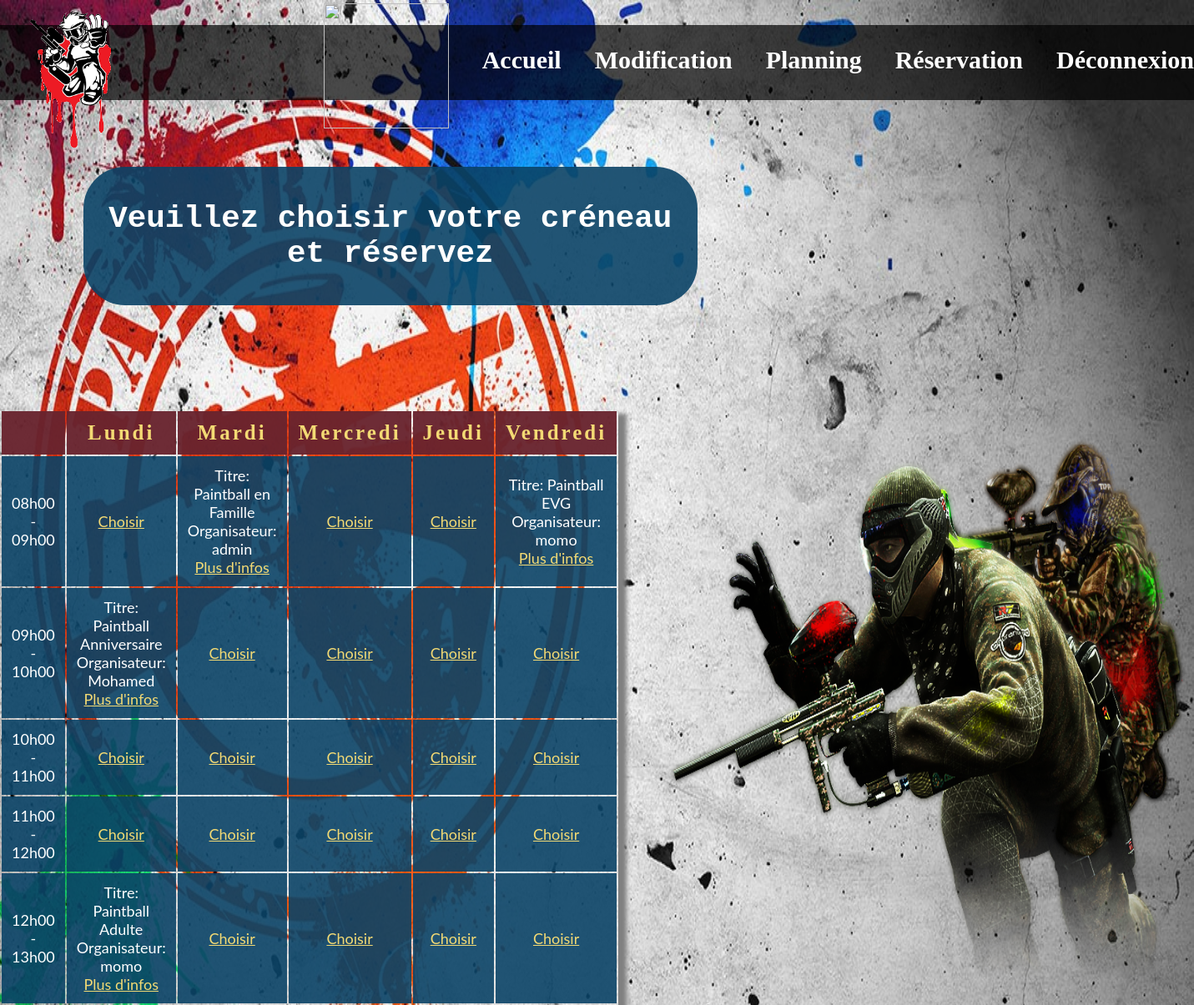
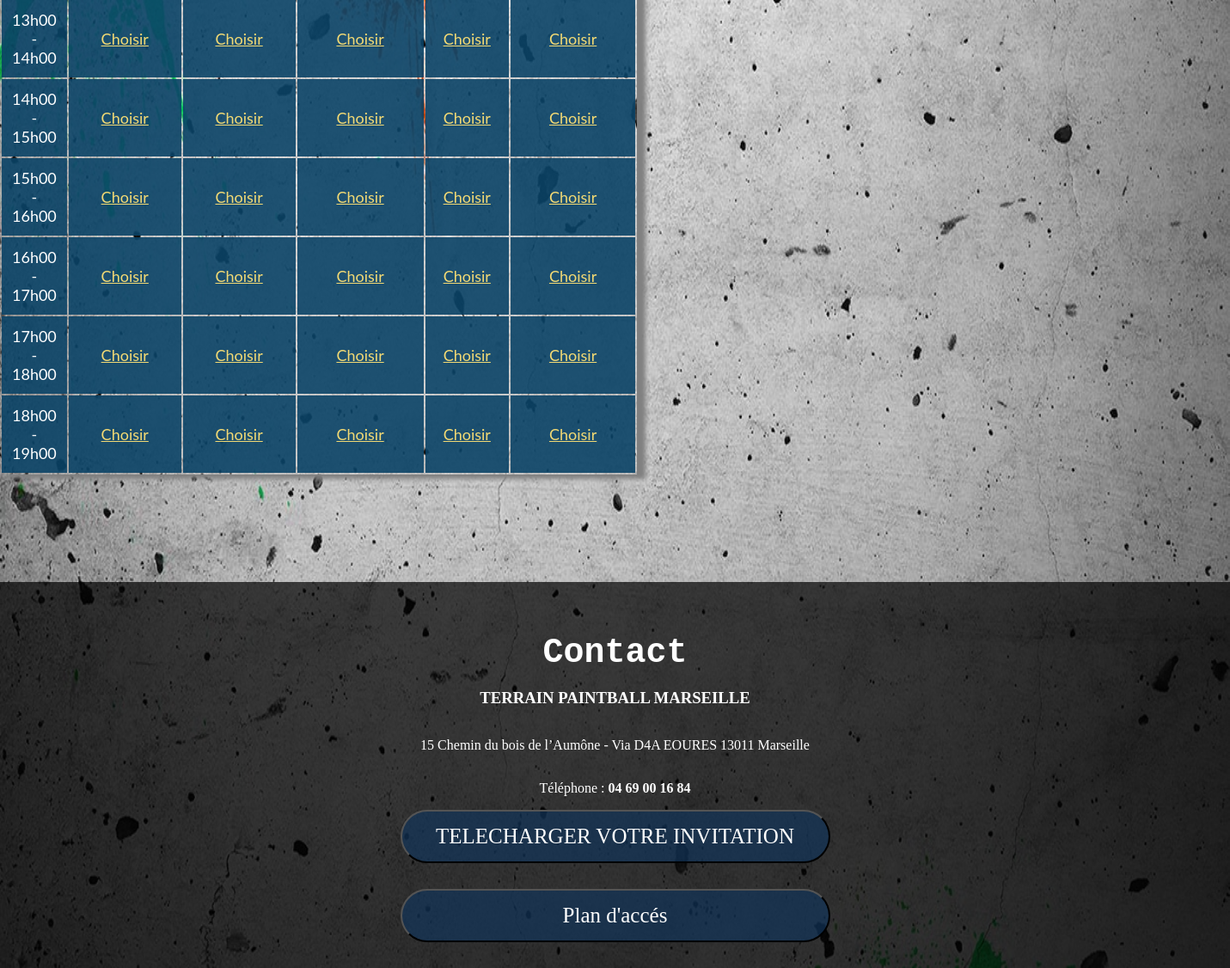
The app's page /planning.php with its own data (2 pictures, top to bottom).
### tables this page shows
CREATE TABLE IF NOT EXISTS `reservations` (
  `id` int(11) NOT NULL AUTO_INCREMENT,
  `titre` varchar(255) NOT NULL,
  `description` text NOT NULL,
  `debut` datetime NOT NULL,
  `fin` datetime NOT NULL,
  `id_utilisateur` int(11) NOT NULL,
  PRIMARY KEY (`id`)
);

CREATE TABLE IF NOT EXISTS `utilisateurs` (
  `id` int(11) NOT NULL AUTO_INCREMENT,
  `login` varchar(255) NOT NULL,
  `password` varchar(255) NOT NULL,
  PRIMARY KEY (`id`)
);

### planning.php (the view, shortened to what this page needs)
<html>
<head>
        <link rel="stylesheet" type="text/css" href="reservation.css">
</head>
<body class="bodyt">
    <header>
        <nav id="menu">
            <div class="nav1">
                <img class="img1" src="img/image1.png">
                <a href="index.php"><img class="img2" src="https://i-love-png.com/images/paintball-png-photos.png"></a>
            </div>
            <div class="nav2">
                <a href="index.php"><h2>Accueil</h2></a>
                <a href="profil.php"><h2>Modification</h2></a>
                <a href="planning.php"><h2>Planning</h2></a>
                <a href="reservation-form.php"><h2>Réservation</h2></a>
                <a href="index.php?deconnexion=true"><h2>Déconnexion</h2></a>
            </div>
        </nav>
    </header>
    <?php
$connexion = mysqli_connect("localhost", "root", "", "reservationsalles");
$requete = "SELECT login, titre, description, DATE_FORMAT(debut, \"%T\"), debut, DATE_FORMAT(fin, \"%T\"), fin, DATE_FORMAT(debut, \"%W\") FROM reservations LEFT JOIN utilisateurs ON utilisateurs.id = reservations.id_utilisateur";
$query = mysqli_query($connexion, $requete);
$resultat = mysqli_fetch_all($query);
?>
     <section id="choix">
            <h1><b>Veuillez choisir votre créneau et réservez</b></h1>
     </section>
     <section id="connexion">
        <table>
                <thead>
                    <tr>
                        <th></th>
                        <th><b>Lundi</b></th>
                        <th><b>Mardi</b></th>
                        <th><b>Mercredi</b></th>
                        <th><b>Jeudi</b></th>
                        <th><b>Vendredi</b></th>
                    </tr>
                </thead>
                <tbody>
                    <?php
function isdateok($heurecasebegin, $heurecaseend, $lecturebdd, $jour) {
    $k = 0;
    while ( $k < sizeof($lecturebdd) ) {
        $datecasebegin = date( 'H:i:s', strtotime($heurecasebegin) );
        $datecaseend = date( 'H:i:s', strtotime($heurecaseend) );
        $DateBegin = date( 'H:i:s', strtotime($lecturebdd[$k][3]) );
        $DateEnd = date( 'H:i:s', strtotime($lecturebdd[$k][5]) );
        if ( ($datecasebegin == $DateBegin) && $lecturebdd[$k][7] == $jour || ($datecaseend == $DateEnd) && $lecturebdd[$k][7] == $jour ) {
            return true;
        }
        $k++;
    }
}
$i = 0;
$j = 0;
while ( $i < 11 ) {
    if ( $i == 0 ) {
        $heured = "08:00:00";
        $heuref = "09:00:00";
    }
    if ( $i == 1 ) {
        $heured = "09:00:00";
        $heuref = "10:00:00";
    }
    if ( $i == 2 ) {
        $heured = "10:00:00";
        $heuref = "11:00:00";
    }
    if ( $i == 3 ) {
        $heured = "11:00:00";
        $heuref = "12:00:00";
    }
    if ( $i == 4 ) {
        $heured = "12:00:00";
        $heuref = "13:00:00";
    }
    if ( $i == 5 ) {
        $heured = "13:00:00";
        $heuref = "14:00:00";
    }
    if ( $i == 6 ) {
        $heured = "14:00:00";
        $heuref = "15:00:00";
    }
    if ( $i == 7 ) {
        $heured = "15:00:00";
        $heuref = "16:00:00";
    }
    if ( $i == 8 ) {
        $heured = "16:00:00";
        $heuref = "17:00:00";
    }
    if ( $i == 9 ) {
        $heured = "17:00:00";
        $heuref = "18:00:00";
    }
    if ( $i == 10 ) {
        $heured = "18:00:00";
        $heuref = "19:00:00";
    }
?>
    <tr>
        <?php
        while ($j < 6) {
            if ( $j == 1 ) {
                $jour = "Monday";
            }
            if ( $j == 2 ) {
                $jour = "Tuesday";
            }
            if ( $j == 3 ) {
                $jour = "Wednesday";
            }
            if ( $j == 4 ) {
                $jour = "Thursday";
            }
            if ( $j == 5 ) {
                $jour = "Friday";
            }
            if ( $j == 0 ) {
        ?>
            <td class="cheures">
            <?php
                if ($i == 0) {
                    echo "08h00 - 09h00";
                }
                elseif ($i == 1) {
                    echo "09h00 - 10h00";
                }
                elseif ($i == 2) {
                    echo "10h00 - 11h00";
                }
                elseif ($i == 3) {
                    echo "11h00 - 12h00";
                }
                elseif ($i == 4) {
                    echo "12h00 - 13h00";
                }
                elseif ($i == 5) {
                    echo "13h00 - 14h00";
                }
                elseif ($i == 6) {
                    echo "14h00 - 15h00";
                }
                elseif ($i == 7) {
                    echo "15h00 - 16h00";
                }
                elseif ($i == 8) {
                    echo "16h00 - 17h00";
                }
                elseif ($i == 9) {
                    echo "17h00 - 18h00";
                }
                elseif ($i == 10) {
                    echo "18h00 - 19h00";
                }
            }
            ?>
            </td>
            <?php
            if ( $j > 0 ) {
            ?>
            <?php
                $m = 0;
                while ( $m < 6 ) {
                    if ( $j == $m ) {
                        $l = 0;
                        while ( $l < 11 ) {
                            if ( $i == $l ) {
                                $isokevent = isdateok($heured, $heuref, $resultat, $jour);
                                if ( $isokevent == true ) {
                                    $requeteevent= "SELECT login, titre FROM reservations LEFT JOIN utilisateurs ON utilisateurs.id = reservations.id_utilisateur WHERE DATE_FORMAT(debut, \"%T\")=\"$heured\" AND DATE_FORMAT(debut, \"%W\")=\"$jour\" OR DATE_FORMAT(fin, \"%T\")=\"$heuref\" AND DATE_FORMAT(debut, \"%W\")=\"$jour\"";
                                    $getidresa="SELECT id FROM reservations WHERE DATE_FORMAT(debut, \"%T\")=\"$heured\" AND DATE_FORMAT(debut, \"%W\")=\"$jour\" OR DATE_FORMAT(fin, \"%T\")=\"$heuref\" AND DATE_FORMAT(debut, \"%W\")=\"$jour\"";
                                    $queryevent = mysqli_query($connexion, $requeteevent);
                                    $queryresa = mysqli_query($connexion, $getidresa);
                                    $resultatevent = mysqli_fetch_all($queryevent);
                                    $resultatresa = mysqli_fetch_all($queryresa);
                                    $idresa = $resultatresa[0][0];
                                    echo "<td>Titre: ".$resultatevent[0][1]."<br />Organisateur: ".$resultatevent[0][0]."<br /><a href=\"reservation.php?idresa=".$idresa."\">Plus d'infos</a></td>";
                                }
                                else {
                                    echo "<td>"."<a href=\"reservation-form.php\"><div>Choisir</div></a>"."</td>";
                                }
                            }
                            $l++;
                        }
                    }
                    $m++;
                }
                ?>
            <?php
            }
            $j++;
        }
        $j = 0;
        $i++;
} ?>
</tr>
            </tbody>
        </table>
        <figure class="paint">
          <img  height="650" width ="620" src="img/arena4.png">
        </figure>
    </section>
    <footer>
        <h2><b>Contact</b></h2>
        <h3>TERRAIN PAINTBALL MARSEILLE</h3>
        <p>15 Chemin du bois de l’Aumône - Via D4A EOURES
          13011 Marseille</p>
        <p>Téléphone : <b>04 69 00 16 84</b></p>
        <a href="https://www.paintballmarseille.com/site/pdf/INVIT%20ANNIV%203.pdf"> <button type="button" class="contact">TELECHARGER VOTRE INVITATION</button></a>
        <a href="https://www.google.fr/maps/dir/IKEA+Marseille+La+Valentine,+ZAC+la+Ravelle,+Avenue+Fran%C3%A7ois+Chardigny,+13011+Marseille/Chemin+du+Bois+de+l'Aum%C3%B4ne,+13011+Marseille/@43.2925951,5.4851795,14z/data=!4m15!4m14!1m5!1m1!1s0xd552856d05bc761:0x571bcb03362f186a!2m2!1d5.480252!2d43.293167!1m5!1m1!1s0x12c9bcf4cf807b1b:0x996fe742a9f9e5f2!2m2!1d5.5232904!2d43.2933535!3e0!5i2"> <button type="button" class="contact">Plan d'accés</button></a>
    </footer>
</body>
</html>

### reservation.css (style rules this page uses)
#menu { display: flex; flex-direction: row; justify-content: space-between; background-color: rgba(0, 0, 0, 0.70); margin-top: 30px; height: 90px; }
.nav1 { display: flex; flex-direction: row; justify-content: space-between; width: 53%; }
.img1 { margin-left: 25px; margin-top: -20px; height: 170px; }
.img2 { margin-top: -26px; height: 150px; transition: .3s ease-in-out; }
.nav2 { display: flex; flex-direction: row; margin-top: 6px; margin-right: 25px; margin: 0 auto; text-align: center; }
.nav2 a { color: white; text-decoration: none; font-family: 'Candara'; font-size: 20px; position: relative; z-index: 0; cursor: pointer; margin-left: 40px; }
.nav2 a:before, .nav2 a:after { position: absolute; top: 22px; left: 50%; width: 50px; height: 50px; border: 4px solid #F13939; transform: translateX(-50%) translateY(-50%) scale(0.8); border-radius: 50%; background: transparent; content: ""; opacity: 0; transition: all 0.3s; z-index: -1; }
.nav2 a:after { border-width: 2px; transition: all 0.4s; }
#present h1, #video h1, footer h2 { color: white; font: 40px Courier New; margin: 0px; }
#connexion { display: flex; flex-direction: row; justify-content: space-around; margin-top: 100px; }
.paint { margin:60px; }
.bodyt { background:url("img/background-plan.jpg")top left / 100% 100%; background-attachment: fixed; margin: 0px; }
#choix { background: rgba(10, 67, 102, 0.9); border-radius: 50px; width: 50%; margin-left: 100px; margin-bottom: 0px; margin-top: 80px; padding: 10px; color: white; font: 25px Courier New; text-align: center; }
table { left: 10%; margin: 25px auto; overflow-y: scroll; position: static; width: 50%; box-shadow: 10px 5px 5px gray; }
th { background: rgba(161, 17, 12, 0.6); font: 25px Candara; color: #F3DA74; font-weight: 100; letter-spacing: 3px; text-align: center; padding: 12px; width: 33.3333%; }
tr { background: rgba(10, 67, 102, 0.9); border-bottom: 1px solid #FFF; margin-bottom: 5px; }
td { font-family: 'Lato'; font-size: 18px; color: white; font-weight: 400; padding: 12px; text-align: center; width: 33.3333%; }
td a { color:#F3DA74; }
footer { background-color: rgba(0, 0, 0, 0.70); color:white; text-align: center; margin-top: 100px; padding-top: 60px; display: flex; flex-direction: column; }
.contact { background-color: rgba(18, 52, 89, 0.7); color: white; font-family: 'Impact'; font-size: 25px; border-radius: 50px; padding: 15px; margin-bottom: 30px; cursor: pointer; width: 500px; }

### records on screen
reservations: titre "Paintball en Famille", id_utilisateur.login "admin"
reservations: titre "Paintball EVG", id_utilisateur.login "momo"
reservations: titre "Paintball Anniversaire", id_utilisateur.login "Mohamed"
reservations: titre "Paintball Adulte", id_utilisateur.login "momo"
